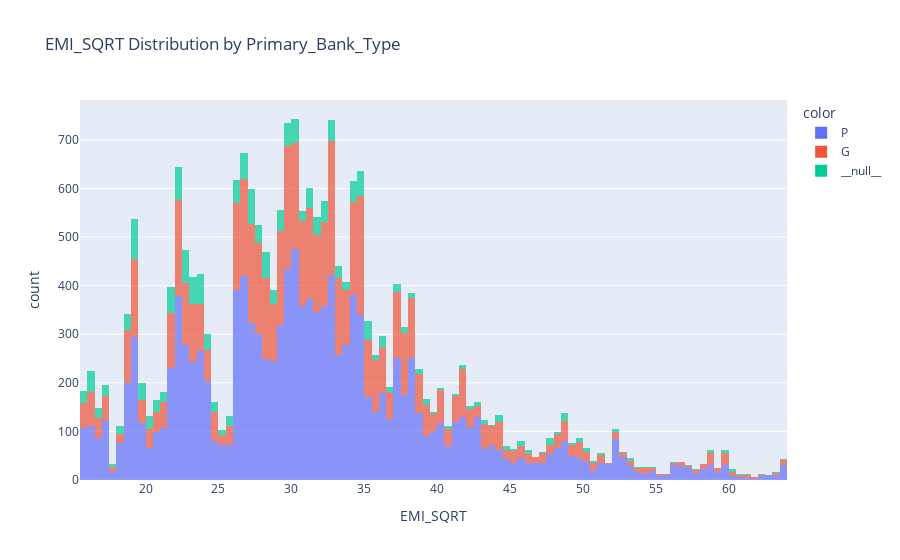

Notebook code for this chart:
### Code cell
dia.plot_distribution(
    pl.col("EMI").sqrt().alias("EMI_SQRT"), 
    by = "Primary_Bank_Type", 
    n_bins=100, 
    density=False, 
    condition= pl.col("EMI").is_between(pl.col("EMI").quantile(0.01), pl.col("EMI").quantile(0.99)),
    # Additional Plotly's kwargs can also be passed 
    opacity = 0.7
)

### Figure 1 — Plotly figure (JSON) as saved in the notebook; plotly's stock layout.template omitted (floating-point values rounded to 4 significant figures; data arrays with more than 128 entries replaced by an {"elided": "..."} marker saying what was removed)
{"data": [{"alignmentgroup": "True", "bingroup": "x", "hovertemplate": "color=P<br>EMI_SQRT=%{x}<br>count=%{y}<extra></extra>", "legendgroup": "P", "marker": {"color": "#636efa", "opacity": 0.7, "pattern": {"shape": ""}}, "name": "P", "nbinsx": 100, "offsetgroup": "P", "orientation": "v", "showlegend": true, "type": "histogram", "x": {"elided": "13134 float values"}, "xaxis": "x", "yaxis": "y"}, {"alignmentgroup": "True", "bingroup": "x", "hovertemplate": "color=G<br>EMI_SQRT=%{x}<br>count=%{y}<extra></extra>", "legendgroup": "G", "marker": {"color": "#EF553B", "opacity": 0.7, "pattern": {"shape": ""}}, "name": "G", "nbinsx": 100, "offsetgroup": "G", "orientation": "v", "showlegend": true, "type": "histogram", "x": {"elided": "6856 float values"}, "xaxis": "x", "yaxis": "y"}, {"alignmentgroup": "True", "bingroup": "x", "hovertemplate": "color=__null__<br>EMI_SQRT=%{x}<br>count=%{y}<extra></extra>", "legendgroup": "__null__", "marker": {"color": "#00cc96", "opacity": 0.7, "pattern": {"shape": ""}}, "name": "__null__", "nbinsx": 100, "offsetgroup": "__null__", "orientation": "v", "showlegend": true, "type": "histogram", "x": {"elided": "1861 float values"}, "xaxis": "x", "yaxis": "y"}], "layout": {"barmode": "relative", "legend": {"title": {"text": "color"}, "tracegroupgap": 0}, "title": {"text": "EMI_SQRT Distribution by Primary_Bank_Type"}, "xaxis": {"anchor": "y", "domain": [0, 1], "title": {"text": "EMI_SQRT"}}, "yaxis": {"anchor": "x", "domain": [0, 1], "title": {"text": "count"}}}}
